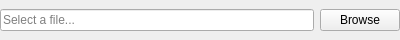
<?xml version="1.0" encoding="UTF-8"?>
<ui version="4.0">
 <class>FileSelectorWidget</class>
 <widget class="QWidget" name="FileSelectorWidget">
  <property name="geometry">
   <rect>
    <x>0</x>
    <y>0</y>
    <width>400</width>
    <height>40</height>
   </rect>
  </property>
  <property name="windowTitle">
   <string>Form</string>
  </property>
  <layout class="QHBoxLayout" name="horizontalLayout">
   <property name="leftMargin">
    <number>0</number>
   </property>
   <property name="topMargin">
    <number>0</number>
   </property>
   <property name="rightMargin">
    <number>0</number>
   </property>
   <property name="bottomMargin">
    <number>0</number>
   </property>
   <item>
    <widget class="QLineEdit" name="filePathLineEdit">
     <property name="placeholderText">
      <string>Select a file...</string>
     </property>
    </widget>
   </item>
   <item>
    <widget class="QPushButton" name="browseButton">
     <property name="icon">
      <iconset resource="../resources/resource.qrc">
       <normaloff>:/icons/browse.png</normaloff>:/icons/browse.png</iconset>
     </property>
     <property name="text">
      <string>Browse</string>
     </property>
    </widget>
   </item>
  </layout>
 </widget>
 <resources>
  <include location="../resources/resource.qrc"/>
 </resources>
 <connections/>
</ui>
